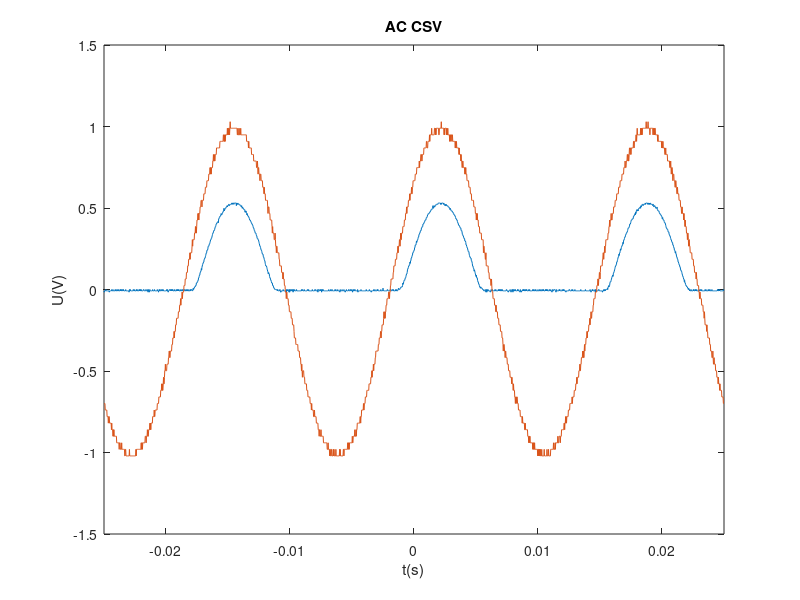
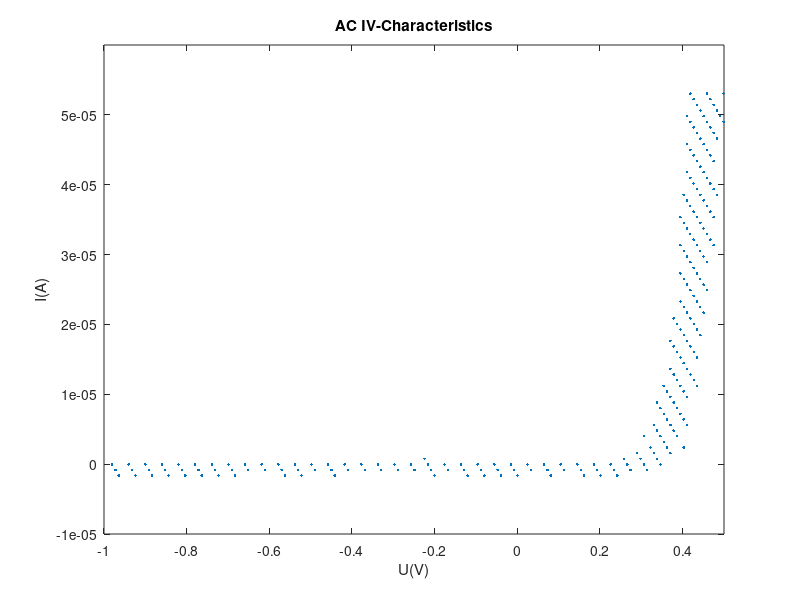
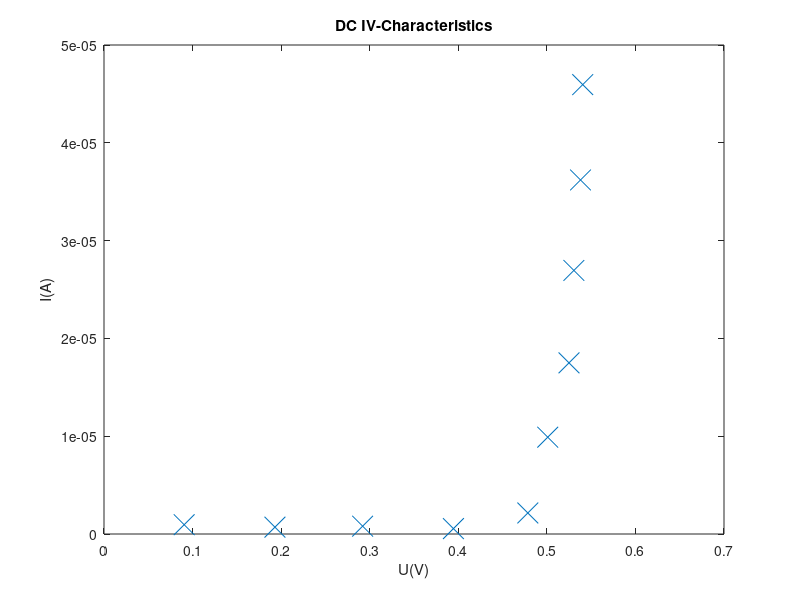

MATLAB code to generate these figures, in order:
M=csvread('scope_37.csv',2,0);

figure(1);

plot(M(:,1),M(:,2));
hold on;
plot(M(:,1),M(:,3));
hold off;
xlabel('t(s)');
ylabel('U(V)');
axis([-0.025 0.025 -1.5 1.5]);
title('AC CSV');
saveas(gcf,'imgs/ac-csv.eps');

figure(2);

I=M(:,2)./10000;
V=M(:,3)-M(:,2);
plot(V,I,'.');

xlabel('U(V)');
ylabel('I(A)');
axis([-1 0.5 -1e-5 6e-5]);
title('AC IV-Characteristics');
saveas(gcf,'imgs/ac-iv.eps');

figure(3);

V0=1:-0.1:0.1;
V1=[540.5 538 530.5 525 501 478.5 394.5 292 193 90.5]./1000;
I=(V0-V1)./10000;
plot(V1,I,'x','MarkerSize',15);

xlabel('U(V)');
ylabel('I(A)');
title('DC IV-Characteristics');
saveas(gcf,'imgs/dc-iv.eps');
